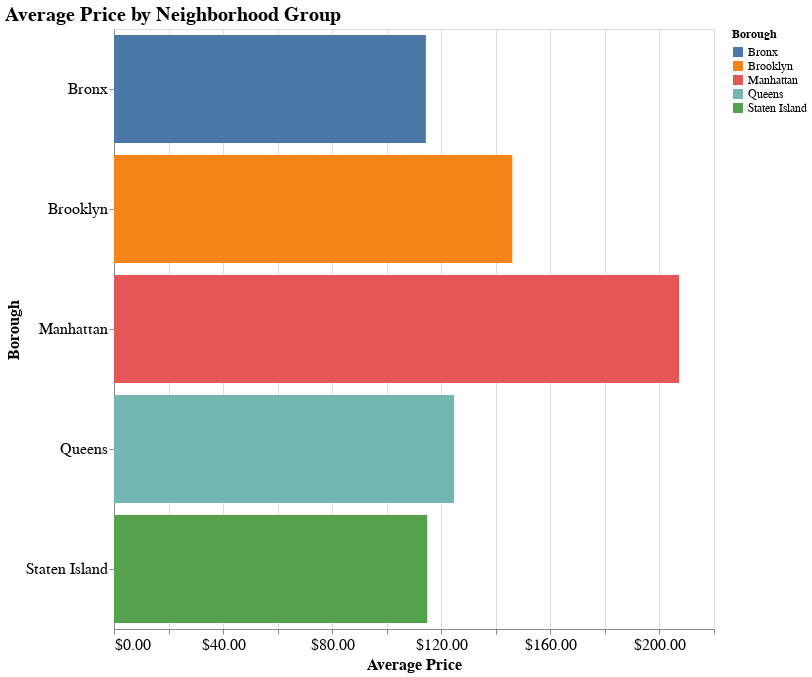

Notebook source saved alongside this figure:
### Code cell
# Calculate the average price per neighborhood group
avg_price_per_neighborhood = nyc.groupby('neighbourhood_group_cleansed')['price'].mean().reset_index()

# Create the Altair bar chart
bar_chart = alt.Chart(avg_price_per_neighborhood).mark_bar().encode(
    x=alt.X('price:Q', title='Average Price', axis=alt.Axis(format='$.2f')),
    y=alt.Y('neighbourhood_group_cleansed:N', title='Borough'),
    color=alt.Color('neighbourhood_group_cleansed:N', title='Borough')
).properties(
    title=alt.TitleParams(
        text='Average Price by Neighborhood Group',
        anchor='start',  # Align title to the right
        fontSize=20    # Change title font size
    ),
    width=600,
    height=600
).configure_axis(
    labelFontSize=16,
    titleFontSize=16
).configure_legend(
    labelFontSize=12,
    titleFontSize=12
)

# Display the chart
bar_chart.save('avg_price_per_neighborhood.png')
bar_chart

### Figure 1 — Vega specification as saved in the notebook (floating-point values rounded to 4 significant figures)
{"$schema": "https://vega.github.io/schema/vega/v5.json", "data": [{"name": "source_0", "values": [{"neighbourhood_group_cleansed": "Bronx", "price_end": 114.4, "price_start": 0.0}, {"neighbourhood_group_cleansed": "Brooklyn", "price_end": 146.0, "price_start": 0.0}, {"neighbourhood_group_cleansed": "Manhattan", "price_end": 207.2, "price_start": 0.0}, {"neighbourhood_group_cleansed": "Queens", "price_end": 124.7, "price_start": 0.0}, {"neighbourhood_group_cleansed": "Staten Island", "price_end": 114.8, "price_start": 0.0}]}, {"name": "source_0_y_domain_neighbourhood_group_cleansed", "values": [{"neighbourhood_group_cleansed": "Bronx"}, {"neighbourhood_group_cleansed": "Brooklyn"}, {"neighbourhood_group_cleansed": "Manhattan"}, {"neighbourhood_group_cleansed": "Queens"}, {"neighbourhood_group_cleansed": "Staten Island"}]}, {"name": "source_0_color_domain_neighbourhood_group_cleansed", "values": [{"neighbourhood_group_cleansed": "Bronx"}, {"neighbourhood_group_cleansed": "Brooklyn"}, {"neighbourhood_group_cleansed": "Manhattan"}, {"neighbourhood_group_cleansed": "Queens"}, {"neighbourhood_group_cleansed": "Staten Island"}]}], "marks": [{"type": "rect", "name": "marks", "from": {"data": "source_0"}, "encode": {"update": {"fill": {"field": "neighbourhood_group_cleansed", "scale": "color"}, "x": {"field": "price_end", "scale": "x"}, "y": {"field": "neighbourhood_group_cleansed", "scale": "y"}, "height": {"signal": "max(0.25, bandwidth('y'))"}, "x2": {"field": "price_start", "scale": "x"}}}, "style": ["bar"]}], "scales": [{"name": "x", "type": "linear", "domain": {"data": "source_0", "fields": ["price_start", "price_end"]}, "range": [0, {"signal": "width"}], "nice": true, "zero": true}, {"name": "y", "type": "band", "domain": {"data": "source_0_y_domain_neighbourhood_group_cleansed", "field": "neighbourhood_group_cleansed", "sort": true}, "range": [0, {"signal": "height"}], "paddingOuter": 0.05, "paddingInner": 0.1}, {"name": "color", "type": "ordinal", "domain": {"data": "source_0_color_domain_neighbourhood_group_cleansed", "field": "neighbourhood_group_cleansed", "sort": true}, "range": "category"}], "axes": [{"scale": "x", "labels": false, "minExtent": 0, "ticks": false, "orient": "bottom", "tickCount": {"signal": "ceil(width/40)"}, "aria": false, "gridScale": "y", "grid": true, "domain": false, "maxExtent": 0, "zindex": 0}, {"scale": "x", "title": "Average Price", "labelFlush": true, "zindex": 0, "format": "$.2f", "labelOverlap": true, "grid": false, "orient": "bottom", "tickCount": {"signal": "ceil(width/40)"}}, {"scale": "y", "title": "Borough", "grid": false, "orient": "left", "zindex": 0}], "title": {"text": "Average Price by Neighborhood Group", "anchor": "start", "fontSize": 20}, "background": "white", "legends": [{"title": "Borough", "fill": "color", "symbolType": "square"}], "style": "cell", "config": {"axis": {"labelFontSize": 16, "titleFontSize": 16}, "legend": {"labelFontSize": 12, "titleFontSize": 12}}, "padding": 5, "width": 600, "height": 600}
